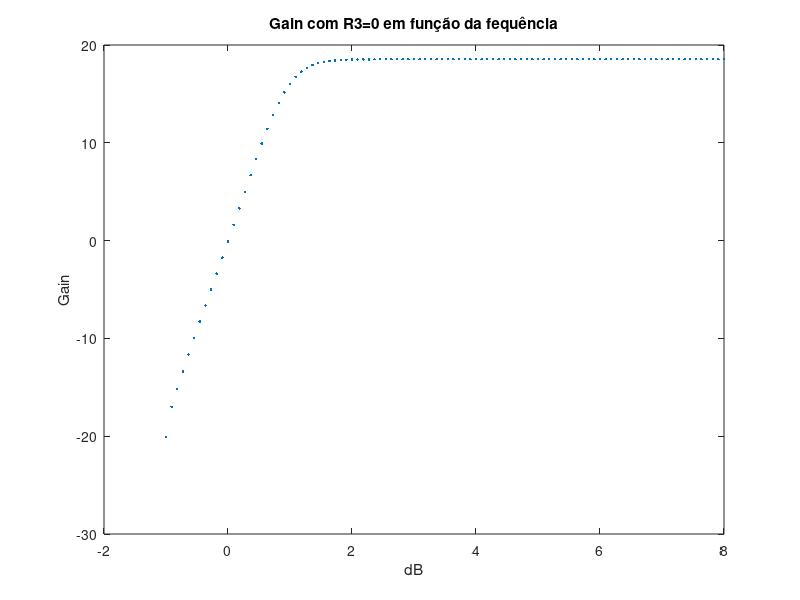
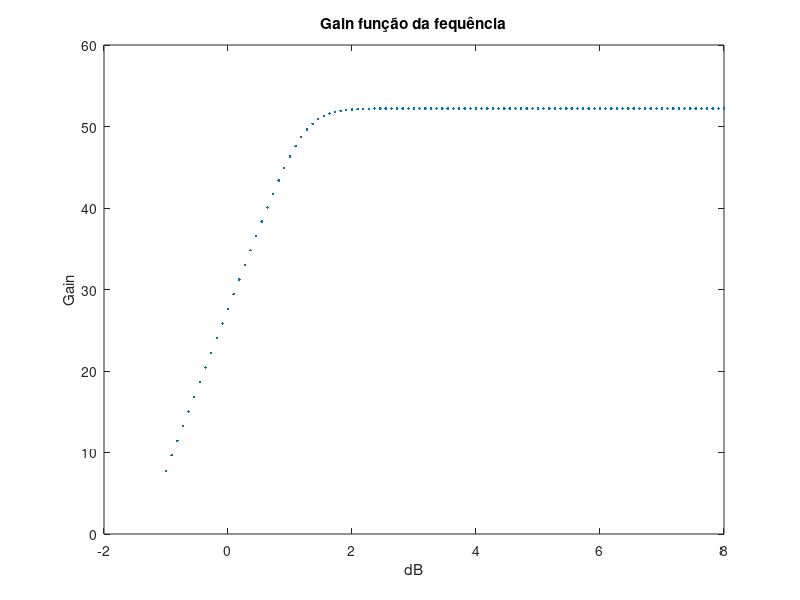

Here is the MATLAB script that generated these plots, in order:
%gain stage

VT=25e-3
BFN=178.7
VAFN=69.7
RE1=1015
C_in=365*10^(-6)

RC1=980
RB1=80000
RB2=20000
VBEON=0.7
VCC=12
RS=100

C=4390*10^(-6)
C2=2250*10^(-6)

l=0;

Rl=8;

f=logspace(-1,8,100);
for l = 1:length(f)
     %f=n*10^(k-1);

      int(l)=f(l);
      printf('%g\n',log10(int(l)))
      Zc=1/(i*2*pi*f(l)*C);
      Zc2=1/(i*2*pi*f(l)*C2);
      Zc_in=1/(i*2*pi*f(l)*C_in);

      %--
      RE1_vdd=1015;
      %--
      RB=1/(1/RB1+1/RB2);
      VEQ=RB2/(RB1+RB2)*VCC;
      IB1=(VEQ-VBEON)/(RB+(1+BFN)*RE1);
      IC1=BFN*IB1;
      IE1=(1+BFN)*IB1;
      VE1=RE1*IE1;
      VO1=VCC-RC1*IC1;
      VCE=VO1-VE1;
      
      %----
      RE1_vdd=1015;
      RE1=(1/RE1_vdd+1/Zc)^(-1);
      RS1=RS+Zc_in;
      %-----
      gm1=IC1/VT;
      rpi1=BFN/gm1;
      ro1=VAFN/IC1;
      
      AV1_normal = (RB/(RS1+RB))*RC1*(RE1-gm1*rpi1*ro1)/((ro1+RC1+RE1)*((1/RB+1/RS1)^(-1)+rpi1+RE1)+gm1*RE1*ro1*rpi1 - RE1^2);

      AV1simple = gm1*RC1/(1+gm1*RE1);

      RE1=0;
      %%RE1=Zc;
      AV1 = RC1*(RE1-gm1*rpi1*ro1)/((ro1+RC1+RE1)*(RB+rpi1+RE1)+gm1*RE1*ro1*rpi1 - RE1^2);
      AV1simple = gm1*RC1/(1+gm1*RE1);

        %----
      RE1_vdd=1015;
      RE1=(1/RE1_vdd+1/Zc)^(-1);
      %-----

      ZI1 = ((ro1+RC1+RE1)*(RB+rpi1+RE1)+gm1*RE1*ro1*rpi1 - RE1^2)/(ro1+RC1+RE1);

      ZX = ro1*((RB+rpi1)*RE1/(RB+rpi1+RE1))/(1/(1/ro1+1/(rpi1+RB)+1/RE1+gm1*rpi1/(rpi1+RB)));

      ZO1 = 1/(1/ZX+1/RC1);



      %ouput stage
      BFP = 227.3;
      VAFP = 37.2;
      RE2 = 2335;
      VEBON = 0.7;
      VI2 = VO1;
      IE2 = (VCC-VEBON-VI2)/RE2;
      IC2 = BFP/(BFP+1)*IE2;
      VO2 = VCC - RE2*IE2;


      gm2 = IC2/VT;
      go2 = IC2/VAFP;
      gpi2 = gm2/BFP;
      ge2 = 1/RE2;

      AV2 = gm2/(gm2+gpi2+go2+ge2);



      ZI2 = (gm2+gpi2+go2+ge2)/gpi2/(gpi2+go2+ge2);

      ZO2 = 1/(gm2+gpi2+go2+ge2);
      %condensador
      AV3=Rl/(Rl+Zc2);
      
      %--
      gain(l)=AV1*AV2*AV3;
      gain2(l)=AV1_normal*AV2;

endfor

iii=1
peakG=max(abs(real(gain2)))
while 20*log10(abs(real(gain2(iii)))) < (20*log10(peakG)-3)
iii++
endwhile 

fprintf ( fopen("Impedancias.tex", "w") , '\n $Z_{in output}$ & $Z_{out output}$ & $Z_{in gain}$ & $Z_{out gain}$ \n $Z_{in}$ & $Z_{out}$ \\\\ \n %g \\$Omega   & %g \\$Omega\\\\\n' , ZI2 , ZO2 , ZI1 , ZX)
fprintf ( fopen("Cutoff.tex", "w") , '\n min cut-off frequency \\\\ \n %g \\\\\n' , int(iii))

fprintf ( fopen("OP.tex", "w") , '\n V_{CE} & coiso, ze mete o nome certo diso linha 117 do octave \\\\ \n %g & %g\\\\\n' , VCE , VO2 )

figure(1)
plot(log10(int), 20*log10(gain) , ".");
title ("Gain com R3=0 em função da fequência");
xlabel ("dB");
ylabel ("Gain");

print("GAIN_Exprimental_R3_a_0", "-dpng");

figure(2)
plot(log10(int), 20*log10(gain2) , ".");
title ("Gain função da fequência");
xlabel ("dB");
ylabel ("Gain");
print("GAINVERDADEIRO", "-dpng");


